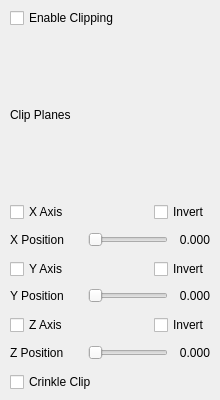
<?xml version="1.0" encoding="UTF-8"?>
<ui version="4.0">
 <class>ClippingPage</class>
 <widget class="QWidget" name="ClippingPage">
  <property name="geometry">
   <rect>
    <x>0</x>
    <y>0</y>
    <width>220</width>
    <height>400</height>
   </rect>
  </property>
  <layout class="QVBoxLayout" name="verticalLayout">
   <property name="spacing">
    <number>4</number>
   </property>
   <property name="leftMargin">
    <number>10</number>
   </property>
   <property name="topMargin">
    <number>8</number>
   </property>
   <property name="rightMargin">
    <number>10</number>
   </property>
   <property name="bottomMargin">
    <number>8</number>
   </property>
   <item>
    <widget class="QCheckBox" name="enableCb">
     <property name="text">
      <string>Enable Clipping</string>
     </property>
    </widget>
   </item>
   <item>
    <widget class="QLabel" name="slicePlanesHeader">
     <property name="text">
       <string>Clip Planes</string>
     </property>
    </widget>
   </item>
   <item>
    <widget class="QWidget" name="optionsGroup" native="true">
      <layout class="QVBoxLayout" name="optionsLayout">
       <property name="spacing">
        <number>4</number>
       </property>
      <property name="leftMargin">
       <number>0</number>
      </property>
      <property name="topMargin">
       <number>0</number>
      </property>
      <property name="rightMargin">
       <number>0</number>
      </property>
      <property name="bottomMargin">
       <number>0</number>
      </property>
      <!-- ===== X Axis ===== -->
      <item>
       <widget class="QWidget" name="xAxisGroup" native="true">
        <layout class="QVBoxLayout" name="xAxisLayout">
         <property name="spacing">
          <number>2</number>
         </property>
         <property name="leftMargin">
          <number>0</number>
         </property>
         <property name="topMargin">
          <number>0</number>
         </property>
         <property name="rightMargin">
          <number>0</number>
         </property>
         <property name="bottomMargin">
          <number>0</number>
         </property>
         <item>
          <layout class="QHBoxLayout" name="xRow1">
           <property name="spacing">
            <number>4</number>
           </property>
           <item>
            <widget class="QCheckBox" name="axisX">
             <property name="text">
              <string>X Axis</string>
             </property>
            </widget>
           </item>
           <item>
            <spacer name="xRow1Spacer">
             <property name="orientation">
              <enum>Qt::Orientation::Horizontal</enum>
             </property>
             <property name="sizeHint" stdset="0">
              <size>
               <width>0</width>
               <height>0</height>
              </size>
             </property>
            </spacer>
           </item>
           <item>
            <widget class="QCheckBox" name="invX">
             <property name="text">
              <string>Invert</string>
             </property>
            </widget>
           </item>
          </layout>
         </item>
          <item>
           <layout class="QHBoxLayout" name="xRow2">
            <property name="spacing">
             <number>6</number>
            </property>
            <item>
             <widget class="QLabel" name="xPosLabel">
              <property name="minimumSize">
               <size>
                <width>72</width>
                <height>0</height>
               </size>
              </property>
              <property name="maximumSize">
               <size>
                <width>72</width>
                <height>16777215</height>
               </size>
              </property>
              <property name="text">
               <string>X Position</string>
              </property>
              <property name="alignment">
               <set>Qt::AlignmentFlag::AlignLeading|Qt::AlignmentFlag::AlignLeft|Qt::AlignmentFlag::AlignVCenter</set>
              </property>
             </widget>
            </item>
            <item>
             <widget class="QSlider" name="sliceXSlider">
              <property name="minimum">
               <number>0</number>
              </property>
              <property name="maximum">
               <number>1000</number>
              </property>
              <property name="value">
               <number>0</number>
              </property>
              <property name="orientation">
               <enum>Qt::Orientation::Horizontal</enum>
              </property>
             </widget>
            </item>
            <item>
             <widget class="QLabel" name="xValue">
              <property name="minimumSize">
               <size>
                <width>36</width>
                <height>0</height>
               </size>
              </property>
              <property name="maximumSize">
               <size>
                <width>36</width>
                <height>16777215</height>
               </size>
              </property>
              <property name="text">
               <string>0.000</string>
              </property>
              <property name="alignment">
               <set>Qt::AlignmentFlag::AlignRight|Qt::AlignmentFlag::AlignTrailing|Qt::AlignmentFlag::AlignVCenter</set>
              </property>
             </widget>
            </item>
           </layout>
          </item>
        </layout>
       </widget>
      </item>
      <!-- ===== Y Axis ===== -->
      <item>
       <widget class="QWidget" name="yAxisGroup" native="true">
        <layout class="QVBoxLayout" name="yAxisLayout">
         <property name="spacing">
          <number>2</number>
         </property>
         <property name="leftMargin">
          <number>0</number>
         </property>
         <property name="topMargin">
          <number>0</number>
         </property>
         <property name="rightMargin">
          <number>0</number>
         </property>
         <property name="bottomMargin">
          <number>0</number>
         </property>
         <item>
          <layout class="QHBoxLayout" name="yRow1">
           <property name="spacing">
            <number>4</number>
           </property>
           <item>
            <widget class="QCheckBox" name="axisY">
             <property name="text">
              <string>Y Axis</string>
             </property>
            </widget>
           </item>
           <item>
            <spacer name="yRow1Spacer">
             <property name="orientation">
              <enum>Qt::Orientation::Horizontal</enum>
             </property>
             <property name="sizeHint" stdset="0">
              <size>
               <width>0</width>
               <height>0</height>
              </size>
             </property>
            </spacer>
           </item>
           <item>
            <widget class="QCheckBox" name="invY">
             <property name="text">
              <string>Invert</string>
             </property>
            </widget>
           </item>
          </layout>
         </item>
          <item>
           <layout class="QHBoxLayout" name="yRow2">
            <property name="spacing">
             <number>6</number>
            </property>
            <item>
             <widget class="QLabel" name="yPosLabel">
              <property name="minimumSize">
               <size>
                <width>72</width>
                <height>0</height>
               </size>
              </property>
              <property name="maximumSize">
               <size>
                <width>72</width>
                <height>16777215</height>
               </size>
              </property>
              <property name="text">
               <string>Y Position</string>
              </property>
              <property name="alignment">
               <set>Qt::AlignmentFlag::AlignLeading|Qt::AlignmentFlag::AlignLeft|Qt::AlignmentFlag::AlignVCenter</set>
              </property>
             </widget>
            </item>
            <item>
             <widget class="QSlider" name="sliceYSlider">
              <property name="minimum">
               <number>0</number>
              </property>
              <property name="maximum">
               <number>1000</number>
              </property>
              <property name="value">
               <number>0</number>
              </property>
              <property name="orientation">
               <enum>Qt::Orientation::Horizontal</enum>
              </property>
             </widget>
            </item>
            <item>
             <widget class="QLabel" name="yValue">
              <property name="minimumSize">
               <size>
                <width>36</width>
                <height>0</height>
               </size>
              </property>
              <property name="maximumSize">
               <size>
                <width>36</width>
                <height>16777215</height>
               </size>
              </property>
              <property name="text">
               <string>0.000</string>
              </property>
              <property name="alignment">
               <set>Qt::AlignmentFlag::AlignRight|Qt::AlignmentFlag::AlignTrailing|Qt::AlignmentFlag::AlignVCenter</set>
              </property>
             </widget>
            </item>
           </layout>
          </item>
        </layout>
       </widget>
      </item>
      <!-- ===== Z Axis ===== -->
      <item>
       <widget class="QWidget" name="zAxisGroup" native="true">
        <layout class="QVBoxLayout" name="zAxisLayout">
         <property name="spacing">
          <number>2</number>
         </property>
         <property name="leftMargin">
          <number>0</number>
         </property>
         <property name="topMargin">
          <number>0</number>
         </property>
         <property name="rightMargin">
          <number>0</number>
         </property>
         <property name="bottomMargin">
          <number>0</number>
         </property>
         <item>
          <layout class="QHBoxLayout" name="zRow1">
           <property name="spacing">
            <number>4</number>
           </property>
           <item>
            <widget class="QCheckBox" name="axisZ">
             <property name="text">
              <string>Z Axis</string>
             </property>
            </widget>
           </item>
           <item>
            <spacer name="zRow1Spacer">
             <property name="orientation">
              <enum>Qt::Orientation::Horizontal</enum>
             </property>
             <property name="sizeHint" stdset="0">
              <size>
               <width>0</width>
               <height>0</height>
              </size>
             </property>
            </spacer>
           </item>
           <item>
            <widget class="QCheckBox" name="invZ">
             <property name="text">
              <string>Invert</string>
             </property>
            </widget>
           </item>
          </layout>
         </item>
          <item>
           <layout class="QHBoxLayout" name="zRow2">
            <property name="spacing">
             <number>6</number>
            </property>
            <item>
             <widget class="QLabel" name="zPosLabel">
              <property name="minimumSize">
               <size>
                <width>72</width>
                <height>0</height>
               </size>
              </property>
              <property name="maximumSize">
               <size>
                <width>72</width>
                <height>16777215</height>
               </size>
              </property>
              <property name="text">
               <string>Z Position</string>
              </property>
              <property name="alignment">
               <set>Qt::AlignmentFlag::AlignLeading|Qt::AlignmentFlag::AlignLeft|Qt::AlignmentFlag::AlignVCenter</set>
              </property>
             </widget>
            </item>
            <item>
             <widget class="QSlider" name="sliceZSlider">
              <property name="minimum">
               <number>0</number>
              </property>
              <property name="maximum">
               <number>1000</number>
              </property>
              <property name="value">
               <number>0</number>
              </property>
              <property name="orientation">
               <enum>Qt::Orientation::Horizontal</enum>
              </property>
             </widget>
            </item>
            <item>
             <widget class="QLabel" name="zValue">
              <property name="minimumSize">
               <size>
                <width>36</width>
                <height>0</height>
               </size>
              </property>
              <property name="maximumSize">
               <size>
                <width>36</width>
                <height>16777215</height>
               </size>
              </property>
              <property name="text">
               <string>0.000</string>
              </property>
              <property name="alignment">
               <set>Qt::AlignmentFlag::AlignRight|Qt::AlignmentFlag::AlignTrailing|Qt::AlignmentFlag::AlignVCenter</set>
              </property>
             </widget>
            </item>
           </layout>
          </item>
        </layout>
       </widget>
       </item>
       </layout>
      </widget>
     </item>
    <item>
     <widget class="QCheckBox" name="crinkleCb">
      <property name="text">
       <string>Crinkle Clip</string>
      </property>
     </widget>
    </item>
   </layout>
  </widget>
  <resources/>
  <connections/>
</ui>
